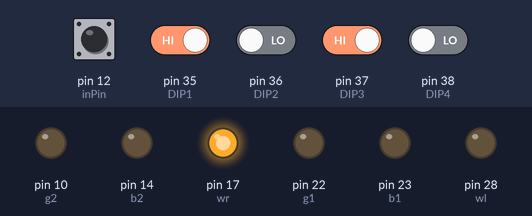
Recording of a sketch running on a simulated Arduino Mega 2560, built with avr-gcc and run on an emulated ATmega2560. On the bench: output pins drawn as LEDs (lit = HIGH). The test bench sets the inputs (shaded band); at power-on: pin 12 (inPin), pin 35 (DIP1), pin 37 (DIP3) HIGH, pin 36 (DIP2), pin 38 (DIP4) LOW. Pins used as bus, display or sensor lines are not drawn.

Above: at 1.2 s.
1.3 s: pin 12 (inPin) pulled LOW for 0.15 s
At 1.37 s:
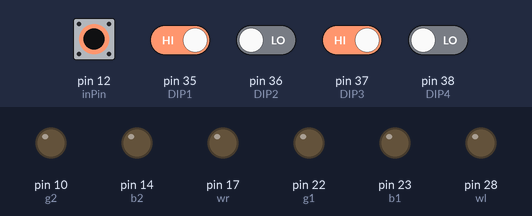
2.9 s: pin 37 (DIP3) driven LOW
At 4.1 s:
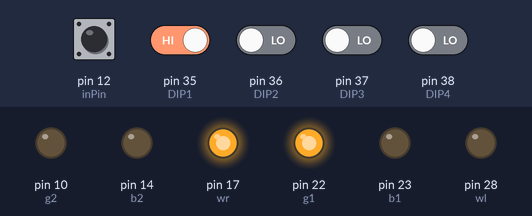
4.4 s: pin 12 (inPin) pulled LOW for 1 s
At 5.2 s:
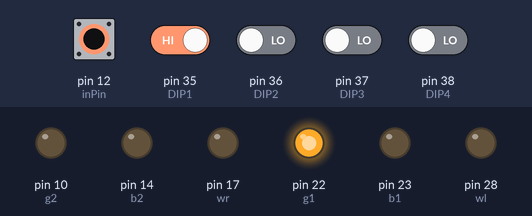
6.9 s: pin 35 (DIP1) driven LOW
At 7.4 s:
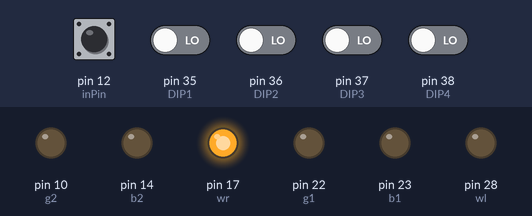
8.4 s: pin 35 (DIP1) driven HIGH
At 9.6 s:
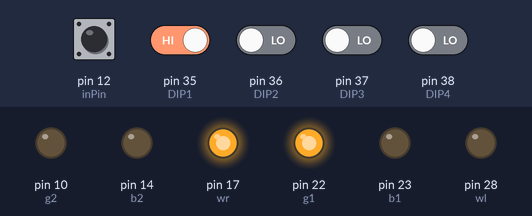
9.9 s: pin 37 (DIP3) driven HIGH and pin 38 (DIP4) driven HIGH
At 10.8 s:
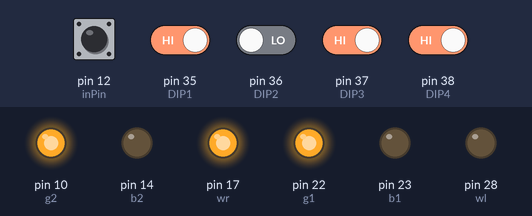
Timing chart, 0 to 12.4 s (numbered marks = the images above; inputs shaded):
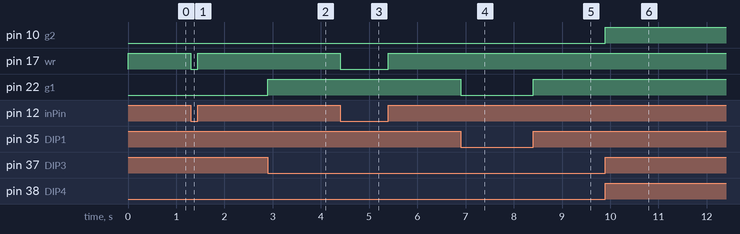

Measured:
- after the input at 1.3 s, pin 17 (wr): HIGH → LOW at once, → HIGH 0.15 s later
- after the input at 2.9 s, pin 22 (g1): LOW → HIGH at once
- after the input at 4.4 s, pin 17 (wr): HIGH → LOW at once, → HIGH 1.0 s later
- after the input at 6.9 s, pin 22 (g1): HIGH → LOW at once
- after the input at 8.4 s, pin 22 (g1): LOW → HIGH at once
- after the input at 9.9 s, pin 10 (g2): LOW → HIGH at once

The sketch:

Switches.ino
```cpp
int inPin = 12;   // input pin (for a pushbutton)
int DIP1 = 35;
int DIP2 = 36;
int DIP3 = 37;
int DIP4 = 38;
int r1 = 21;
int g1 = 22;
int b1 = 23;
int r2 = 9;
int g2 = 10;
int b2 = 14;
int wr = 17;
int wl = 28;


void setup() {
  pinMode(inPin, INPUT_PULLUP);    // declare pushbutton as input
  pinMode(DIP1, INPUT_PULLUP);
  pinMode(r1, OUTPUT);
  pinMode(g1, OUTPUT);
  pinMode(b1, OUTPUT);
  pinMode(r2, OUTPUT);
  pinMode(g2, OUTPUT);
  pinMode(b2, OUTPUT);
  pinMode(wr, OUTPUT);
  pinMode(wl, OUTPUT);
}

void loop() {
  DIPSwitch();
  pushButton();
}
void pushButton() {
  int val = 0;
  val = digitalRead(inPin);  // read input value
  if (val == HIGH) {         // check if the input is HIGH (button released)
    analogWrite(17, 255);
  } else {
    analogWrite(17, 0);
  }
}
void DIPSwitch() {
  int val1 = digitalRead(DIP1);
  int val2 = digitalRead(DIP2);
  int val3 = digitalRead(DIP3);
  int val4 = digitalRead(DIP4);
  if (val1 == LOW) { //if switch #1 is ON
    setColor(255,0,0,1);
  }
  else if (val2 == HIGH) { //if switch #2 is ON
    setColor(255,0,0,2);
  }
  else if (val3 == LOW) { //if switch #3 is ON
    setColor(0,255,0,1);
  }
  else if (val4 == HIGH) { //if switch #4 is ON
    setColor(0,255,0,2);
  }
  else {
    setColor(0,0,0,2);
    setColor(0,0,0,1);
  }

}
```

LED.ino
```cpp
/*
  Adafruit Arduino - Lesson 3. RGB LED
*/

//Right RGB (R,G,B) (21, 22, 23)
//Left  RGB (R,G,B) ( 9, 10, 14)
//White Light Right 17
//White Light Left  28


//uncomment this line if using a Common Anode LED
//#define COMMON_ANODE


void setColor(int red, int green, int blue, int LED)
{
#ifdef COMMON_ANODE
  red = 255 - red;
  green = 255 - green;
  blue = 255 - blue;
#endif
  if (LED == 1) {
    analogWrite(r1, red);
    analogWrite(g1, green);
    analogWrite(b1, blue);
  }
  else if (LED == 2) {
    analogWrite(r2, red);
    analogWrite(g2, green);
    analogWrite(b2, blue);
  }
  else{
  analogWrite(wr, red);
  analogWrite(wl, red);
  }
}
```
